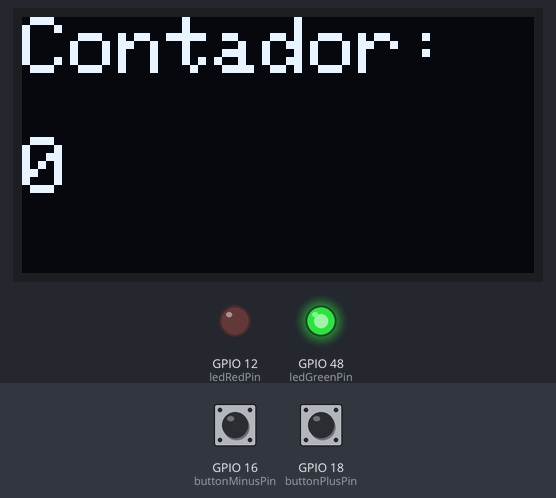
The program below on a simulated ESP32-S3. Shown: 128×64 one-colour display, output pins drawn as LEDs (lit = HIGH). Inputs (shaded band) come from the test bench; at power-on: GPIO 18 (buttonPlusPin) HIGH, GPIO 16 (buttonMinusPin) HIGH. WiFi joins after 1.5 s; servers stay silent unless stated; what the program prints to the serial monitor is not drawn.

Above: at 2.7 s.
2.8 s: GPIO 18 (buttonPlusPin) pulled LOW for 0.15 s
At 4.0 s:
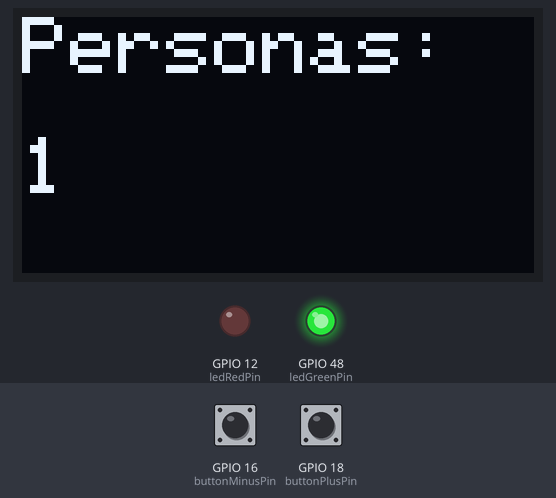
4.4 s: GPIO 16 (buttonMinusPin) pulled LOW for 0.15 s
At 5.4 s:
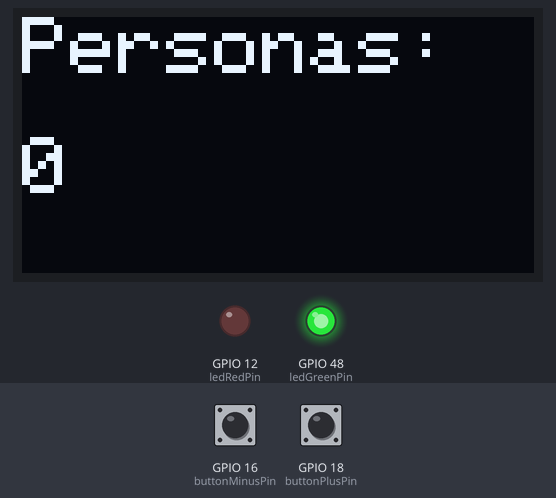
Timing chart, 0 to 7.4 s (numbered marks = the images above; inputs shaded):
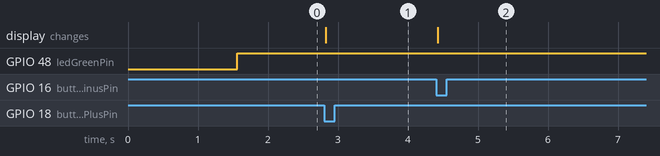

Measured:
- after the input at 2.8 s, the display: changes at once (image 1)
- after the input at 4.4 s, the display: changes at once (image 2)

The program:

main.cpp
```cpp
#include <WiFi.h>
#include <WebServer.h>
#include <Wire.h>
#include <Adafruit_GFX.h>
#include <Adafruit_SSD1306.h>

// Pines de botones y LEDs
const int buttonPlusPin = 18;
const int buttonMinusPin = 16;
const int ledGreenPin = 48;
const int ledRedPin = 12;

// OLED display settings
#define SCREEN_WIDTH 128
#define SCREEN_HEIGHT 64
#define OLED_RESET    -1
Adafruit_SSD1306 display(SCREEN_WIDTH, SCREEN_HEIGHT, &Wire, OLED_RESET);

// Contador
const int maxCount = 30;
int count = 0;

// WiFi
const char* ssid = "DIGIFIBRA-HsA7";      // Reemplaza con tu SSID real
const char* password = "dsQRX3Uuuh";       // Reemplaza con tu contraseña real
WebServer server(80);

// Estados botones
bool lastButtonPlusState = HIGH;
bool lastButtonMinusState = HIGH;

// Declaraciones
void mostrarEstado();
void checkButtonPlus();
void checkButtonMinus();
void actualizarIndicadores();
void handleRoot();
void handleAdd();
void handleSubtract();
void handleCount();

void setup() {
  Serial.begin(115200);

  // Configurar I2C en los pines 21 (SDA) y 20 (SCL)
  Wire.begin(21, 20);

  // Inicializar pantalla OLED
  if (!display.begin(SSD1306_SWITCHCAPVCC, 0x3C)) { // Dirección 0x3C típica
    Serial.println(F("❌ No se encontró la pantalla OLED"));
    while (true); // Queda detenido si no encuentra la pantalla
  }
  display.clearDisplay();
  display.setTextSize(2);
  display.setTextColor(SSD1306_WHITE);
  display.setCursor(0, 0);
  display.print("Contador:");
  display.setCursor(0, 30);
  display.print(count);
  display.display();

  // Pines de entrada/salida
  pinMode(buttonPlusPin, INPUT_PULLUP);
  pinMode(buttonMinusPin, INPUT_PULLUP);
  pinMode(ledGreenPin, OUTPUT);
  pinMode(ledRedPin, OUTPUT);
  digitalWrite(ledGreenPin, LOW);
  digitalWrite(ledRedPin, LOW);

  // Conectar al WiFi
  Serial.print("🔌 Conectando a WiFi: ");
  Serial.println(ssid);
  WiFi.begin(ssid, password);

  // Esperar hasta que se conecte a la red WiFi
  int retries = 0;
  while (WiFi.status() != WL_CONNECTED && retries < 20) {
    delay(500);
    Serial.print(".");
    retries++;
  }

  if (WiFi.status() == WL_CONNECTED) {
    Serial.println("\n✅ Conectado a WiFi");
    Serial.print("🌐 Dirección IP: ");
    Serial.println(WiFi.localIP());
  } else {
    Serial.println("\n❌ Error al conectar a WiFi. Revisa SSID o clave.");
    Serial.print("Código de error: ");
    Serial.println(WiFi.status());
  }

  // Configuración del servidor web
  server.on("/", handleRoot);
  server.on("/add", handleAdd);
  server.on("/subtract", handleSubtract);
  server.on("/count", handleCount);

  server.begin();
  Serial.println("🌐 Servidor web iniciado.");
}

void loop() {
  server.handleClient();
  checkButtonPlus();
  checkButtonMinus();
  actualizarIndicadores();
}

void checkButtonPlus() {
  int reading = digitalRead(buttonPlusPin);
  if (reading == LOW && lastButtonPlusState == HIGH) {
    if (count < maxCount) {
      count++;
      mostrarEstado();
    } else {
      Serial.println("⚠️ Límite alcanzado.");
    }
    delay(200);
  }
  lastButtonPlusState = reading;
}

void checkButtonMinus() {
  int reading = digitalRead(buttonMinusPin);
  if (reading == LOW && lastButtonMinusState == HIGH) {
    if (count > 0) {
      count--;
      mostrarEstado();
    }
    delay(200);
  }
  lastButtonMinusState = reading;
}

void actualizarIndicadores() {
  digitalWrite(ledGreenPin, count < maxCount ? HIGH : LOW);
  digitalWrite(ledRedPin, count >= maxCount ? HIGH : LOW);
}

void mostrarEstado() {
  Serial.print("📟 Conteo actual: ");
  Serial.println(count);

  // Actualizar pantalla OLED
  display.clearDisplay();
  display.setTextSize(2);
  display.setTextColor(SSD1306_WHITE);
  display.setCursor(0, 0);

  if (count >= maxCount) {
    display.print("AFORO");
    display.setCursor(0, 30);
    display.print("LLENO");
  } else {
    display.print("Personas:");
    display.setCursor(0, 30);
    display.print(count);
  }

  display.display();
}

void handleRoot() {
  String html = R"rawliteral(
    <!DOCTYPE html>
    <html>
    <head>
      <meta charset="utf-8" />
      <title>Contador Inteligente</title>
      <style>
        body {
          font-family: 'Segoe UI', sans-serif;
          background: linear-gradient(to right, #1e3c72, #2a5298);
          color: white;
          text-align: center;
          padding: 40px;
        }
        h1 {
          font-size: 60px;
        }
        .status {
          font-size: 40px;
          margin-top: 20px;
          font-weight: bold;
        }
        .buttons {
          margin-top: 30px;
        }
        button {
          font-size: 30px;
          padding: 15px 30px;
          margin: 10px;
          border: none;
          border-radius: 10px;
          cursor: pointer;
          transition: background 0.3s;
        }
        .sumar {
          background-color: #4CAF50;
          color: white;
        }
        .restar {
          background-color: #f44336;
          color: white;
        }
        button:hover {
          opacity: 0.9;
        }
      </style>
    </head>
    <body>
      <h1>🚀 Contador en Tiempo Real</h1>
      <div class="status">Personas dentro: <span id="count">...</span></div>
      <div class="status" id="estado">⏳ Cargando...</div>
      <div class="buttons">
        <button class="sumar" onclick="modificar('add')">➕ Sumar</button>
        <button class="restar" onclick="modificar('subtract')">➖ Restar</button>
      </div>

      <script>
        function actualizar() {
          fetch('/count')
            .then(res => res.json())
            .then(data => {
              document.getElementById('count').innerText = data.count;
              document.getElementById('estado').innerText =
                data.count < data.max ? '✅ Espacio disponible' : '🚫 ¡Lleno!';
              document.getElementById('estado').style.color =
                data.count < data.max ? 'lightgreen' : 'tomato';
            });
        }

        function modificar(action) {
          fetch('/' + action)
            .then(() => actualizar());
        }

        setInterval(actualizar, 1000);
        actualizar();
      </script>
    </body>
    </html>
  )rawliteral";

  server.send(200, "text/html", html);
}

void handleAdd() {
  if (count < maxCount) {
    count++;
    mostrarEstado();
  }
  server.send(200, "text/plain", "OK");
}

void handleSubtract() {
  if (count > 0) {
    count--;
    mostrarEstado();
  }
  server.send(200, "text/plain", "OK");
}

void handleCount() {
  String json = "{ \"count\": " + String(count) + ", \"max\": " + String(maxCount) + " }";
  server.send(200, "application/json", json);
}
```
